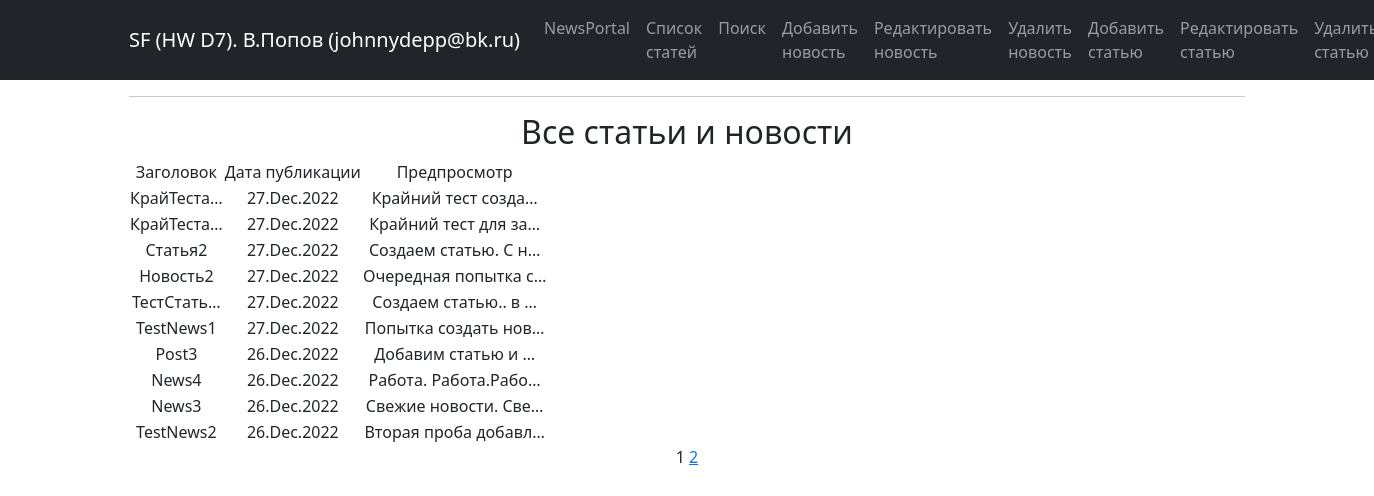
Page /news/ on the committed database.
### news/models.py (models this page shows, shortened)
class Post(models.Model):
    news = 'NW'
    post = 'PS'
    id_authors = models.ForeignKey(Author, on_delete=models.CASCADE)
    type_of_post = models.CharField(max_length=2, choices=TYPE_POST)
    time_in = models.DateTimeField(auto_now_add=True)
    title = models.CharField(max_length=255)
    text = models.TextField()
    rating_post = models.IntegerField(default=0, db_column='rating')
    post_category = models.ManyToManyField(Category, through='PostCategory')
    @property
    def rating(self):
        return self.rating_post
    @rating.setter
    def rating(self, value):
        self.rating_post = value if value >= 0 and isinstance(value, int) else 0
        self.save()

### news/views.py (the view)
# urls.py: path('', PostList.as_view(), name='posts'),
class PostList(ListView):
    model = Post
    ordering = '-time_in'
    template_name = 'news.html'
    context_object_name = 'posts'
    paginate_by = 10

### news/templatetags/custom_filters.py (called while the page is built)
@register.filter(name='censor')
def censor(value):
    for word in CENSORS:
        if word in value:
            value = value.replace(word, f'{word[0]}{(len(word)-1)*"*"}')
    return value

### templates/news.html (shortened to what this page needs)
{% extends 'flatpages/default.html' %}
{% load custom_filters %}
{% load custom_tags %}
{% block content %}
    <hr>
    <h2>Все статьи и новости</h2>
   {% if posts %}
       <table>
           <tr>
               <td>Заголовок</td>
               <td>Дата публикации</td>
               <td>Предпросмотр</td>
           </tr>
           {% for post in posts %}
           <tr>
               <td>{{ post.title|truncatechars:10|censor }}</td>
               <td>{{ post.time_in|date:'d.M.Y'  }}</td>
               <td>{{ post.text|truncatechars:20|censor }}</td>
           </tr>
           {% endfor %}
       </table>
   {% else %}
       <h3>Публикаций нет!</h3>
   {% endif %}
   {{ page_obj.number }}
   {% if page_obj.has_next %}
       <a href="?page={{ page_obj.next_page_number }}">{{ page_obj.next_page_number }}</a>
   {% endif %}
{% endblock content %}

### templates/flatpages/default.html (shortened to what this page needs)
<!DOCTYPE html>
<html lang="en">
    <head>
        {% load static %}
        <link href="{% static 'css/styles.css' %}" rel="stylesheet" />
    </head>
    <body>
        <nav class="navbar navbar-expand-lg navbar-dark bg-dark static-top">
            <div class="container">
                <a class="navbar-brand" href="#">SF (HW D7). В.Попов (johnnydepp@bk.ru)</a>
                <div class="collapse navbar-collapse" id="navbarResponsive">
                    <ul class="navbar-nav ml-auto">
                        <li class="nav-item">
                            <a class="nav-link" href="/newsportal/">NewsPortal</a>
                        </li>
                        <li class="nav-item">
                            <a class="nav-link" href="/news/">Список статей</a>
                        </li>
                        <li class="nav-item">
                            <a class="nav-link" href="/news/search/">Поиск</a>
                        </li>
                        <li class="nav-item">
                            <a class="nav-link" href="/news/news/create">Добавить новость</a>
                        </li>
                        <li class="nav-item">
                            <a class="nav-link" href="/news/news/<int:pk>/edit/">Редактировать новость</a>
                        </li>
                        <li class="nav-item">
                            <a class="nav-link" href="/news/news/<int:pk>/delete/">Удалить новость</a>
                        </li>
                        <li class="nav-item">
                            <a class="nav-link" href="/news/article/create/">Добавить статью</a>
                        </li>
                        <li class="nav-item">
                            <a class="nav-link" href="/news/article/<int:pk>/edit/">Редактировать статью</a>
                        </li>
                        <li class="nav-item">
                            <a class="nav-link" href="/news/article/<int:pk>/delete/">Удалить статью</a>
                        </li>
                    </ul>
                </div>
            </div>
        </nav>
        <div class="container">
            <div class="row">
                <div class="col-lg-12 text-center">
                    {% block content %}{% endblock content %}
                </div>
            </div>
        </div>
    </body>
</html>

### rows in the picture
Post: title|censor "КрайТеста…", time_in "27.Dec.2022", text|censor "Крайний тест созда…"
Post: title|censor "КрайТеста…", time_in "27.Dec.2022", text|censor "Крайний тест для за…"
Post: title|censor "Статья2", time_in "27.Dec.2022", text|censor "Создаем статью. С н…"
Post: title|censor "Новость2", time_in "27.Dec.2022", text|censor "Очередная попытка с…"
Post: title|censor "ТестСтать…", time_in "27.Dec.2022", text|censor "Создаем статью.. в …"
Post: title|censor "TestNews1", time_in "27.Dec.2022", text|censor "Попытка создать нов…"
Post: title|censor "Post3", time_in "26.Dec.2022", text|censor "Добавим статью и …"
Post: title|censor "News4", time_in "26.Dec.2022", text|censor "Работа. Работа.Рабо…"
Post: title|censor "News3", time_in "26.Dec.2022", text|censor "Свежие новости. Све…"
Post: title|censor "TestNews2", time_in "26.Dec.2022", text|censor "Вторая проба добавл…"

### other values in the picture
{{ page_obj.number }} "1"
{{ page_obj.next_page_number }} "2"
